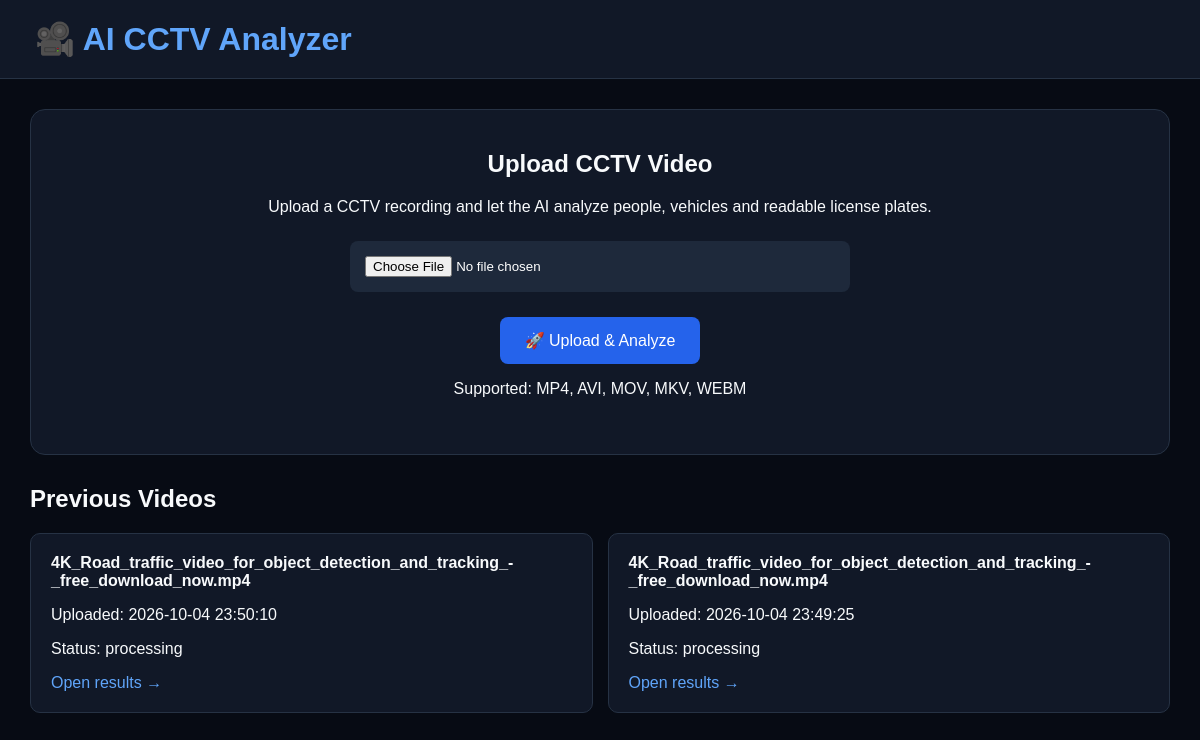
The page / on the database its author committed.
### tables this page shows
CREATE TABLE videos (
            id INTEGER PRIMARY KEY AUTOINCREMENT,
            filename TEXT NOT NULL,
            uploaded_at TEXT NOT NULL,
            status TEXT NOT NULL
        );

### app.py (the view)
@app.route("/")
def home():
    conn = connection()
    videos = conn.execute(
        """
        SELECT *
        FROM videos
        ORDER BY id DESC
        """
    ).fetchall()
    conn.close()
    return render_template(
        "index.html",
        page="home",
        videos=videos
    )

### database.py (called while the page is built)
def connection():
    DATABASE.parent.mkdir(
        parents=True,
        exist_ok=True
    )
    conn = sqlite3.connect(
        DATABASE
    )
    conn.row_factory = sqlite3.Row
    return conn

### templates/index.html (shortened to what this page needs)
<!DOCTYPE html>
<html>
<head>
</head>
<body>
<header>
<h1>
🎥 AI CCTV Analyzer
</h1>
</header>
<div class="container">
{% if page == "home" %}
<div class="upload-box">
<h2>
Upload CCTV Video
</h2>
<p>
Upload a CCTV recording and let the AI
analyze people, vehicles and readable
license plates.
</p>
<form
    action="/upload"
    method="POST"
    enctype="multipart/form-data"
>
<input
    class="file-input"
    type="file"
    name="video"
    accept=".mp4,.avi,.mov,.mkv,.webm"
    required
>
<button
    class="upload-button"
    type="submit"
>
🚀 Upload & Analyze
</button>
</form>
<p>
Supported:
MP4, AVI, MOV, MKV, WEBM
</p>
</div>
{% if videos %}
<h2>
Previous Videos
</h2>
<div class="video-list">
{% for video in videos %}
<div class="video-card">
<strong>
{{ video["filename"] }}
</strong>
<p>
Uploaded:
{{ video["uploaded_at"] }}
</p>
<p>
Status:
{{ video["status"] }}
</p>
<a
href="/results/{{ video['id'] }}"
>
Open results →
</a>
</div>
{% endfor %}
</div>
{% endif %}
{% endif %}
</div>
</body>
</html>

### templates/index.html (style rules this page uses)
* { box-sizing: border-box; }
body { margin: 0; font-family: Arial, sans-serif; background: #070b14; color: #f8fafc; }
header { padding: 20px 35px; background: #111827; border-bottom: 1px solid #263244; }
header h1 { margin: 0; color: #60a5fa; }
.container { max-width: 1400px; margin: auto; padding: 30px; }
.upload-box { background: #111827; border: 1px solid #263244; border-radius: 15px; padding: 40px; text-align: center; margin-bottom: 30px; }
.upload-box h2 { margin-top: 0; }
.file-input { display: block; margin: 25px auto; padding: 15px; background: #1e293b; border-radius: 8px; color: white; max-width: 500px; width: 100%; }
.upload-button { background: #2563eb; color: white; border: none; border-radius: 8px; padding: 14px 25px; font-size: 16px; cursor: pointer; }
.video-list { display: grid; grid-template-columns: repeat( auto-fit, minmax( 250px, 1fr ) ); gap: 15px; }
.video-card { background: #111827; padding: 20px; border-radius: 10px; border: 1px solid #263244; }
.video-card a { color: #60a5fa; text-decoration: none; }

### rows shown on the page
videos: filename "4K_Road_traffic_video_for_object_detection_and_tracking_-_free_download_now.mp4", uploaded_at "2026-10-04 23:50:10", status "processing"
videos: filename "4K_Road_traffic_video_for_object_detection_and_tracking_-_free_download_now.mp4", uploaded_at "2026-10-04 23:49:25", status "processing"
